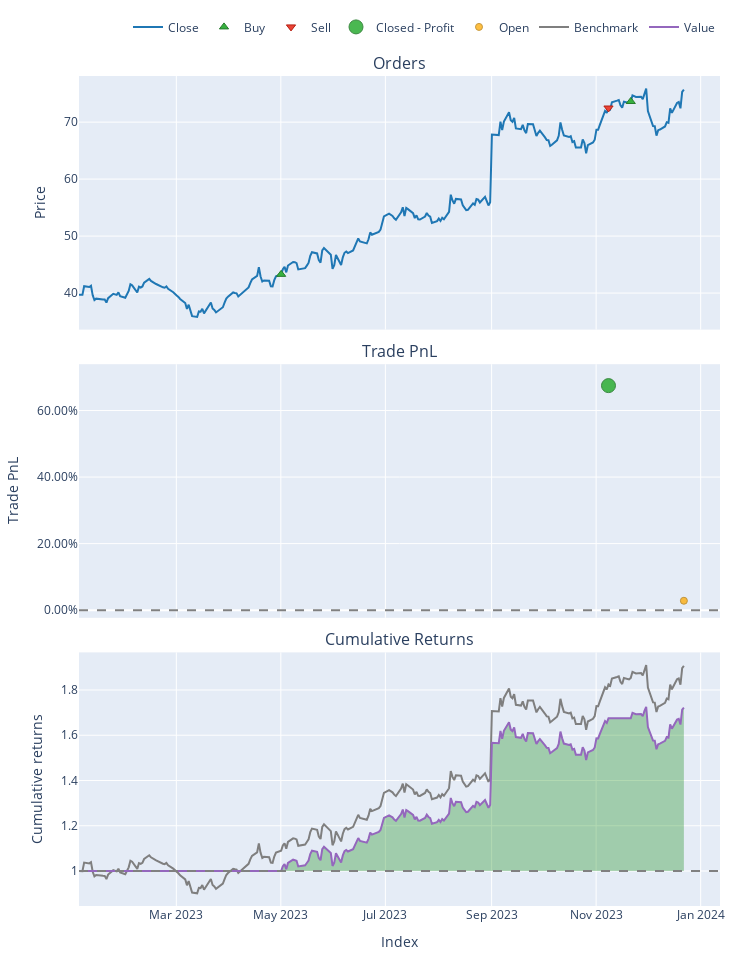

Here is the notebook cell this chart was saved with:
### Code cell
portfolio.plot().show()

### Figure 1 — Plotly figure (JSON) as saved in the notebook; plotly's stock layout.template omitted (floating-point values rounded to 4 significant figures; data arrays with more than 128 entries replaced by an {"elided": "..."} marker saying what was removed)
{"data": [{"legendgroup": "0", "line": {"color": "#1f77b4"}, "name": "Close", "showlegend": true, "type": "scatter", "uid": "8f31439d-515f-4aa4-baa4-e266dc4d5922", "x": {"elided": "246 str values"}, "xaxis": "x", "y": {"elided": "246 float values"}, "yaxis": "y"}, {"customdata": [[0, 2.311, 0], [2, 2.275, 0]], "hovertemplate": "Order Id: %{customdata[0]}<br>Timestamp: %{x}<br>Price: %{y}<br>Size: %{customdata[1]:.6f}<br>Fees: %{customdata[2]:.6f}", "legendgroup": "1", "marker": {"color": "#37B13F", "line": {"color": "rgb(38,123,44)", "width": 1}, "size": 8, "symbol": "triangle-up"}, "mode": "markers", "name": "Buy", "type": "scatter", "uid": "9bfe7048-4d4f-491b-8480-579a6b1c57c1", "x": ["2023-05-01T04:00:00+00:00", "2023-11-21T05:00:00+00:00"], "xaxis": "x", "y": [43.28, 73.62], "yaxis": "y"}, {"customdata": [[1, 2.311, 0]], "hovertemplate": "Order Id: %{customdata[0]}<br>Timestamp: %{x}<br>Price: %{y}<br>Size: %{customdata[1]:.6f}<br>Fees: %{customdata[2]:.6f}", "legendgroup": "2", "marker": {"color": "#EA4335", "line": {"color": "rgb(181,31,18)", "width": 1}, "size": 8, "symbol": "triangle-down"}, "mode": "markers", "name": "Sell", "type": "scatter", "uid": "871b740c-d526-4904-a2aa-cc95012b3360", "x": ["2023-11-08T05:00:00+00:00"], "xaxis": "x", "y": [72.48], "yaxis": "y"}, {"customdata": [[0, 0, 67.47, 0.6747]], "hovertemplate": "Exit Trade Id: %{customdata[0]}<br>Position Id: %{customdata[1]}<br>Exit Timestamp: %{x}<br>PnL: %{customdata[2]:.6f}<br>Return: %{customdata[3]:.2%}", "legendgroup": "3", "marker": {"color": "#37B13F", "line": {"color": "rgb(38,123,44)", "width": 1}, "opacity": [0.9], "size": [14], "symbol": "circle"}, "mode": "markers", "name": "Closed - Profit", "type": "scatter", "uid": "8713d286-1065-4b95-983d-200e05af42b2", "x": ["2023-11-08T05:00:00+00:00"], "xaxis": "x2", "y": [0.6747], "yaxis": "y2"}, {"customdata": [[1, 1, 4.754, 0.02839]], "hovertemplate": "Exit Trade Id: %{customdata[0]}<br>Position Id: %{customdata[1]}<br>Exit Timestamp: %{x}<br>PnL: %{customdata[2]:.6f}<br>Return: %{customdata[3]:.2%}", "legendgroup": "4", "marker": {"color": "#FFAA00", "line": {"color": "rgb(178,118,0)", "width": 1}, "opacity": [0.75], "size": [7], "symbol": "circle"}, "mode": "markers", "name": "Open", "type": "scatter", "uid": "bd87eb99-7cb2-4b76-80f0-e2376400a4d0", "x": ["2023-12-22T05:00:00+00:00"], "xaxis": "x2", "y": [0.02839], "yaxis": "y2"}, {"legendgroup": "5", "line": {"color": "#7f7f7f"}, "name": "Benchmark", "showlegend": true, "type": "scatter", "uid": "1a760308-0ab0-4dd3-87eb-d17d2bd07cc1", "x": {"elided": "246 str values"}, "xaxis": "x3", "y": {"elided": "246 float values"}, "yaxis": "y3"}, {"hoverinfo": "skip", "legendgroup": "6", "line": {"color": "rgba(0, 0, 0, 0)", "width": 0}, "opacity": 0, "showlegend": false, "type": "scatter", "uid": "391d2c37-19a6-4adb-a8d2-10b6155bb0c3", "x": {"elided": "246 str values"}, "xaxis": "x3", "y": {"elided": "246 int values"}, "yaxis": "y3"}, {"connectgaps": false, "fill": "tonexty", "fillcolor": "rgba(0, 128, 0, 0.3)", "hoverinfo": "skip", "legendgroup": "6", "line": {"color": "rgba(0, 0, 0, 0)", "width": 0}, "opacity": 0, "showlegend": false, "type": "scatter", "uid": "4b00078e-bfbc-41a3-b3d2-6cb9161fe49f", "x": {"elided": "246 str values"}, "xaxis": "x3", "y": {"elided": "246 float values"}, "yaxis": "y3"}, {"legendgroup": "7", "line": {"color": "#9467bd"}, "name": "Value", "showlegend": true, "type": "scatter", "uid": "58198ac2-5f05-46ca-a264-34c6a9d58501", "x": {"elided": "246 str values"}, "xaxis": "x3", "y": {"elided": "246 float values"}, "yaxis": "y3"}, {"hoverinfo": "skip", "legendgroup": "6", "line": {"color": "rgba(0, 0, 0, 0)", "width": 0}, "opacity": 0, "showlegend": false, "type": "scatter", "uid": "0ac1a59f-1e63-4900-9076-eadd4f07c1f4", "x": {"elided": "246 str values"}, "xaxis": "x3", "y": {"elided": "246 int values"}, "yaxis": "y3"}], "layout": {"annotations": [{"font": {"size": 16}, "showarrow": false, "text": "Orders", "x": 0.5, "xanchor": "center", "xref": "paper", "y": 1, "yanchor": "bottom", "yref": "paper"}, {"font": {"size": 16}, "showarrow": false, "text": "Trade PnL", "x": 0.5, "xanchor": "center", "xref": "paper", "y": 0.6528, "yanchor": "bottom", "yref": "paper"}, {"font": {"size": 16}, "showarrow": false, "text": "Cumulative Returns", "x": 0.5, "xanchor": "center", "xref": "paper", "y": 0.3056, "yanchor": "bottom", "yref": "paper"}], "height": 960, "legend": {"orientation": "h", "traceorder": "normal", "x": 1, "xanchor": "right", "y": 1.042, "yanchor": "bottom"}, "margin": {"b": 30, "l": 30, "r": 30, "t": 30}, "shapes": [{"line": {"color": "gray", "dash": "dash"}, "type": "line", "x0": 0, "x1": 1, "xref": "paper", "y0": 0, "y1": 0, "yref": "y2"}, {"line": {"color": "gray", "dash": "dash"}, "type": "line", "x0": 0, "x1": 1, "xref": "paper", "y0": 1, "y1": 1, "yref": "y3"}], "showlegend": true, "width": 750, "xaxis": {"anchor": "y", "domain": [0, 1], "matches": "x3", "showticklabels": false}, "xaxis2": {"anchor": "y2", "domain": [0, 1], "matches": "x3", "showticklabels": false}, "xaxis3": {"anchor": "y3", "domain": [0, 1], "title": {"text": "Index"}}, "yaxis": {"anchor": "x", "domain": [0.6944, 1], "title": {"text": "Price"}}, "yaxis2": {"anchor": "x2", "domain": [0.3472, 0.6528], "tickformat": ".2%", "title": {"text": "Trade PnL"}}, "yaxis3": {"anchor": "x3", "domain": [0, 0.3056], "title": {"text": "Cumulative returns"}}}}
